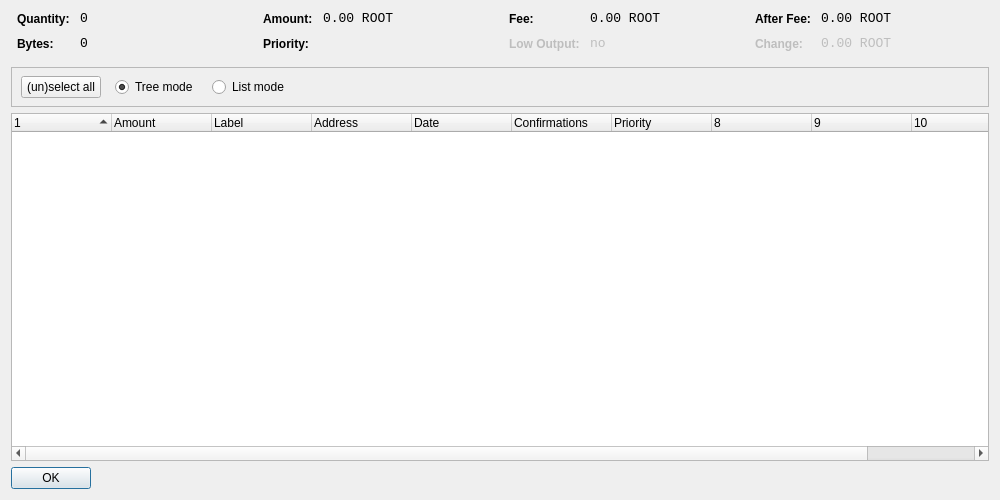
<?xml version="1.0" encoding="UTF-8"?>
<ui version="4.0">
 <class>CoinControlDialog</class>
 <widget class="QDialog" name="CoinControlDialog">
  <property name="geometry">
   <rect>
    <x>0</x>
    <y>0</y>
    <width>1000</width>
    <height>500</height>
   </rect>
  </property>
  <property name="windowTitle">
   <string>Coin Control</string>
  </property>
  <layout class="QVBoxLayout" name="verticalLayout">
   <item>
    <layout class="QHBoxLayout" name="horizontalLayoutTop" stretch="0,0,0,0">
     <property name="topMargin">
      <number>0</number>
     </property>
     <property name="bottomMargin">
      <number>10</number>
     </property>
     <item>
      <layout class="QFormLayout" name="formLayoutCoinControl1">
       <property name="horizontalSpacing">
        <number>10</number>
       </property>
       <property name="verticalSpacing">
        <number>10</number>
       </property>
       <property name="leftMargin">
        <number>6</number>
       </property>
       <property name="rightMargin">
        <number>6</number>
       </property>
       <item row="0" column="0">
        <widget class="QLabel" name="labelCoinControlQuantityText">
         <property name="styleSheet">
          <string notr="true">font-weight:bold;</string>
         </property>
         <property name="text">
          <string>Quantity:</string>
         </property>
        </widget>
       </item>
       <item row="0" column="1">
        <widget class="QLabel" name="labelCoinControlQuantity">
         <property name="font">
          <font>
           <family>Monospace</family>
           <pointsize>10</pointsize>
          </font>
         </property>
         <property name="cursor">
          <cursorShape>IBeamCursor</cursorShape>
         </property>
         <property name="contextMenuPolicy">
          <enum>Qt::ActionsContextMenu</enum>
         </property>
         <property name="text">
          <string>0</string>
         </property>
         <property name="textInteractionFlags">
          <set>Qt::LinksAccessibleByMouse|Qt::TextSelectableByKeyboard|Qt::TextSelectableByMouse</set>
         </property>
        </widget>
       </item>
       <item row="1" column="0">
        <widget class="QLabel" name="labelCoinControlBytesText">
         <property name="styleSheet">
          <string notr="true">font-weight:bold;</string>
         </property>
         <property name="text">
          <string>Bytes:</string>
         </property>
        </widget>
       </item>
       <item row="1" column="1">
        <widget class="QLabel" name="labelCoinControlBytes">
         <property name="font">
          <font>
           <family>Monospace</family>
           <pointsize>10</pointsize>
          </font>
         </property>
         <property name="cursor">
          <cursorShape>IBeamCursor</cursorShape>
         </property>
         <property name="contextMenuPolicy">
          <enum>Qt::ActionsContextMenu</enum>
         </property>
         <property name="text">
          <string>0</string>
         </property>
         <property name="textInteractionFlags">
          <set>Qt::LinksAccessibleByMouse|Qt::TextSelectableByKeyboard|Qt::TextSelectableByMouse</set>
         </property>
        </widget>
       </item>
      </layout>
     </item>
     <item>
      <layout class="QFormLayout" name="formLayoutCoinControl2">
       <property name="horizontalSpacing">
        <number>10</number>
       </property>
       <property name="verticalSpacing">
        <number>10</number>
       </property>
       <property name="leftMargin">
        <number>6</number>
       </property>
       <property name="rightMargin">
        <number>6</number>
       </property>
       <item row="0" column="0">
        <widget class="QLabel" name="labelCoinControlAmountText">
         <property name="styleSheet">
          <string notr="true">font-weight:bold;</string>
         </property>
         <property name="text">
          <string>Amount:</string>
         </property>
        </widget>
       </item>
       <item row="0" column="1">
        <widget class="QLabel" name="labelCoinControlAmount">
         <property name="font">
          <font>
           <family>Monospace</family>
           <pointsize>10</pointsize>
          </font>
         </property>
         <property name="cursor">
          <cursorShape>IBeamCursor</cursorShape>
         </property>
         <property name="contextMenuPolicy">
          <enum>Qt::ActionsContextMenu</enum>
         </property>
         <property name="text">
          <string>0.00 ROOT</string>
         </property>
         <property name="textInteractionFlags">
          <set>Qt::LinksAccessibleByMouse|Qt::TextSelectableByKeyboard|Qt::TextSelectableByMouse</set>
         </property>
        </widget>
       </item>
       <item row="1" column="0">
        <widget class="QLabel" name="labelCoinControlPriorityText">
         <property name="styleSheet">
          <string notr="true">font-weight:bold;</string>
         </property>
         <property name="text">
          <string>Priority:</string>
         </property>
        </widget>
       </item>
       <item row="1" column="1">
        <widget class="QLabel" name="labelCoinControlPriority">
         <property name="font">
          <font>
           <family>Monospace</family>
           <pointsize>10</pointsize>
          </font>
         </property>
         <property name="cursor">
          <cursorShape>IBeamCursor</cursorShape>
         </property>
         <property name="contextMenuPolicy">
          <enum>Qt::ActionsContextMenu</enum>
         </property>
         <property name="text">
          <string/>
         </property>
         <property name="textInteractionFlags">
          <set>Qt::LinksAccessibleByMouse|Qt::TextSelectableByKeyboard|Qt::TextSelectableByMouse</set>
         </property>
        </widget>
       </item>
      </layout>
     </item>
     <item>
      <layout class="QFormLayout" name="formLayoutCoinControl3">
       <property name="horizontalSpacing">
        <number>10</number>
       </property>
       <property name="verticalSpacing">
        <number>10</number>
       </property>
       <property name="leftMargin">
        <number>6</number>
       </property>
       <property name="rightMargin">
        <number>6</number>
       </property>
       <item row="0" column="0">
        <widget class="QLabel" name="labelCoinControlFeeText">
         <property name="styleSheet">
          <string notr="true">font-weight:bold;</string>
         </property>
         <property name="text">
          <string>Fee:</string>
         </property>
        </widget>
       </item>
       <item row="0" column="1">
        <widget class="QLabel" name="labelCoinControlFee">
         <property name="font">
          <font>
           <family>Monospace</family>
           <pointsize>10</pointsize>
          </font>
         </property>
         <property name="cursor">
          <cursorShape>IBeamCursor</cursorShape>
         </property>
         <property name="contextMenuPolicy">
          <enum>Qt::ActionsContextMenu</enum>
         </property>
         <property name="text">
          <string>0.00 ROOT</string>
         </property>
         <property name="textInteractionFlags">
          <set>Qt::LinksAccessibleByMouse|Qt::TextSelectableByKeyboard|Qt::TextSelectableByMouse</set>
         </property>
        </widget>
       </item>
       <item row="1" column="0">
        <widget class="QLabel" name="labelCoinControlLowOutputText">
         <property name="enabled">
          <bool>false</bool>
         </property>
         <property name="styleSheet">
          <string notr="true">font-weight:bold;</string>
         </property>
         <property name="text">
          <string>Low Output:</string>
         </property>
        </widget>
       </item>
       <item row="1" column="1">
        <widget class="QLabel" name="labelCoinControlLowOutput">
         <property name="enabled">
          <bool>false</bool>
         </property>
         <property name="font">
          <font>
           <family>Monospace</family>
           <pointsize>10</pointsize>
          </font>
         </property>
         <property name="cursor">
          <cursorShape>IBeamCursor</cursorShape>
         </property>
         <property name="contextMenuPolicy">
          <enum>Qt::ActionsContextMenu</enum>
         </property>
         <property name="text">
          <string>no</string>
         </property>
         <property name="textInteractionFlags">
          <set>Qt::LinksAccessibleByMouse|Qt::TextSelectableByKeyboard|Qt::TextSelectableByMouse</set>
         </property>
        </widget>
       </item>
      </layout>
     </item>
     <item>
      <layout class="QFormLayout" name="formLayoutCoinControl4">
       <property name="horizontalSpacing">
        <number>10</number>
       </property>
       <property name="verticalSpacing">
        <number>10</number>
       </property>
       <property name="leftMargin">
        <number>6</number>
       </property>
       <property name="rightMargin">
        <number>6</number>
       </property>
       <item row="0" column="0">
        <widget class="QLabel" name="labelCoinControlAfterFeeText">
         <property name="styleSheet">
          <string notr="true">font-weight:bold;</string>
         </property>
         <property name="text">
          <string>After Fee:</string>
         </property>
        </widget>
       </item>
       <item row="0" column="1">
        <widget class="QLabel" name="labelCoinControlAfterFee">
         <property name="font">
          <font>
           <family>Monospace</family>
           <pointsize>10</pointsize>
          </font>
         </property>
         <property name="cursor">
          <cursorShape>IBeamCursor</cursorShape>
         </property>
         <property name="contextMenuPolicy">
          <enum>Qt::ActionsContextMenu</enum>
         </property>
         <property name="text">
          <string>0.00 ROOT</string>
         </property>
         <property name="textInteractionFlags">
          <set>Qt::LinksAccessibleByMouse|Qt::TextSelectableByKeyboard|Qt::TextSelectableByMouse</set>
         </property>
        </widget>
       </item>
       <item row="1" column="0">
        <widget class="QLabel" name="labelCoinControlChangeText">
         <property name="enabled">
          <bool>false</bool>
         </property>
         <property name="styleSheet">
          <string notr="true">font-weight:bold;</string>
         </property>
         <property name="text">
          <string>Change:</string>
         </property>
        </widget>
       </item>
       <item row="1" column="1">
        <widget class="QLabel" name="labelCoinControlChange">
         <property name="enabled">
          <bool>false</bool>
         </property>
         <property name="font">
          <font>
           <family>Monospace</family>
           <pointsize>10</pointsize>
          </font>
         </property>
         <property name="cursor">
          <cursorShape>IBeamCursor</cursorShape>
         </property>
         <property name="contextMenuPolicy">
          <enum>Qt::ActionsContextMenu</enum>
         </property>
         <property name="text">
          <string>0.00 ROOT</string>
         </property>
         <property name="textInteractionFlags">
          <set>Qt::LinksAccessibleByMouse|Qt::TextSelectableByKeyboard|Qt::TextSelectableByMouse</set>
         </property>
        </widget>
       </item>
      </layout>
     </item>
    </layout>
   </item>
   <item>
    <widget class="QFrame" name="frame">
     <property name="minimumSize">
      <size>
       <width>0</width>
       <height>40</height>
      </size>
     </property>
     <property name="frameShape">
      <enum>QFrame::StyledPanel</enum>
     </property>
     <property name="frameShadow">
      <enum>QFrame::Sunken</enum>
     </property>
     <widget class="QWidget" name="horizontalLayoutWidget">
      <property name="geometry">
       <rect>
        <x>10</x>
        <y>0</y>
        <width>781</width>
        <height>41</height>
       </rect>
      </property>
      <layout class="QHBoxLayout" name="horizontalLayoutPanel" stretch="0,0,0,0,0">
       <property name="spacing">
        <number>14</number>
       </property>
       <item>
        <widget class="QPushButton" name="pushButtonSelectAll">
         <property name="sizePolicy">
          <sizepolicy hsizetype="Maximum" vsizetype="Fixed">
           <horstretch>0</horstretch>
           <verstretch>0</verstretch>
          </sizepolicy>
         </property>
         <property name="text">
          <string>(un)select all</string>
         </property>
        </widget>
       </item>
       <item>
        <widget class="QRadioButton" name="radioTreeMode">
         <property name="sizePolicy">
          <sizepolicy hsizetype="Maximum" vsizetype="Fixed">
           <horstretch>0</horstretch>
           <verstretch>0</verstretch>
          </sizepolicy>
         </property>
         <property name="text">
          <string>Tree mode</string>
         </property>
         <property name="checked">
          <bool>true</bool>
         </property>
        </widget>
       </item>
       <item>
        <widget class="QRadioButton" name="radioListMode">
         <property name="sizePolicy">
          <sizepolicy hsizetype="Maximum" vsizetype="Fixed">
           <horstretch>0</horstretch>
           <verstretch>0</verstretch>
          </sizepolicy>
         </property>
         <property name="text">
          <string>List mode</string>
         </property>
        </widget>
       </item>
       <item>
        <spacer name="horizontalSpacer">
         <property name="orientation">
          <enum>Qt::Horizontal</enum>
         </property>
         <property name="sizeHint" stdset="0">
          <size>
           <width>40</width>
           <height>20</height>
          </size>
         </property>
        </spacer>
       </item>
      </layout>
     </widget>
    </widget>
   </item>
   <item>
    <widget class="CoinControlTreeWidget" name="treeWidget">
     <property name="contextMenuPolicy">
      <enum>Qt::CustomContextMenu</enum>
     </property>
     <property name="sortingEnabled">
      <bool>false</bool>
     </property>
     <property name="columnCount">
      <number>11</number>
     </property>
     <attribute name="headerShowSortIndicator" stdset="0">
      <bool>true</bool>
     </attribute>
     <attribute name="headerStretchLastSection">
      <bool>false</bool>
     </attribute>
     <column>
      <property name="text">
       <string/>
      </property>
     </column>
     <column>
      <property name="text">
       <string>Amount</string>
      </property>
     </column>
     <column>
      <property name="text">
       <string>Label</string>
      </property>
     </column>
     <column>
      <property name="text">
       <string>Address</string>
      </property>
     </column>
     <column>
      <property name="text">
       <string>Date</string>
      </property>
     </column>
     <column>
      <property name="text">
       <string>Confirmations</string>
      </property>
      <property name="toolTip">
       <string>Confirmed</string>
      </property>
     </column>
     <column>
      <property name="text">
       <string>Priority</string>
      </property>
     </column>
     <column>
      <property name="text">
       <string/>
      </property>
     </column>
     <column>
      <property name="text">
       <string/>
      </property>
     </column>
     <column>
      <property name="text">
       <string/>
      </property>
     </column>
     <column>
      <property name="text">
       <string/>
      </property>
     </column>
    </widget>
   </item>
   <item>
    <widget class="QDialogButtonBox" name="buttonBox">
     <property name="sizePolicy">
      <sizepolicy hsizetype="Maximum" vsizetype="Fixed">
       <horstretch>0</horstretch>
       <verstretch>0</verstretch>
      </sizepolicy>
     </property>
     <property name="orientation">
      <enum>Qt::Horizontal</enum>
     </property>
     <property name="standardButtons">
      <set>QDialogButtonBox::Ok</set>
     </property>
    </widget>
   </item>
  </layout>
 </widget>
 <customwidgets>
  <customwidget>
   <class>CoinControlTreeWidget</class>
   <extends>QTreeWidget</extends>
   <header>coincontroltreewidget.h</header>
  </customwidget>
 </customwidgets>
 <resources/>
 <connections/>
</ui>
